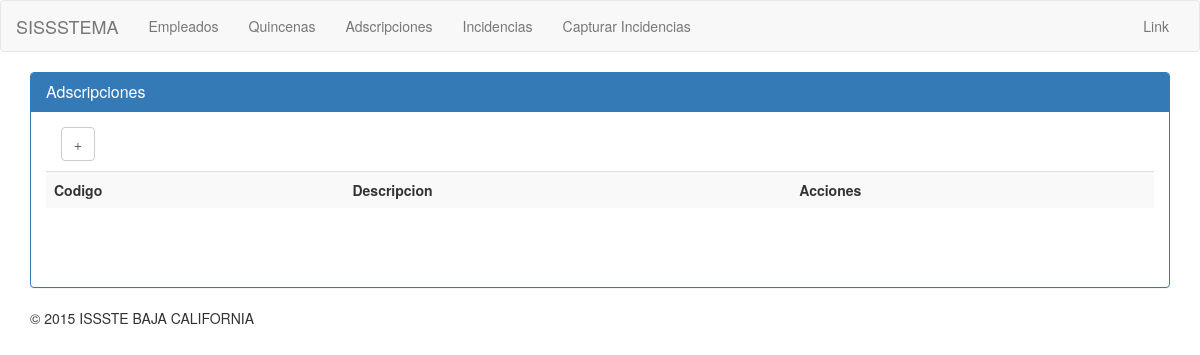
The app's page /index.php/adscripciones, older data.
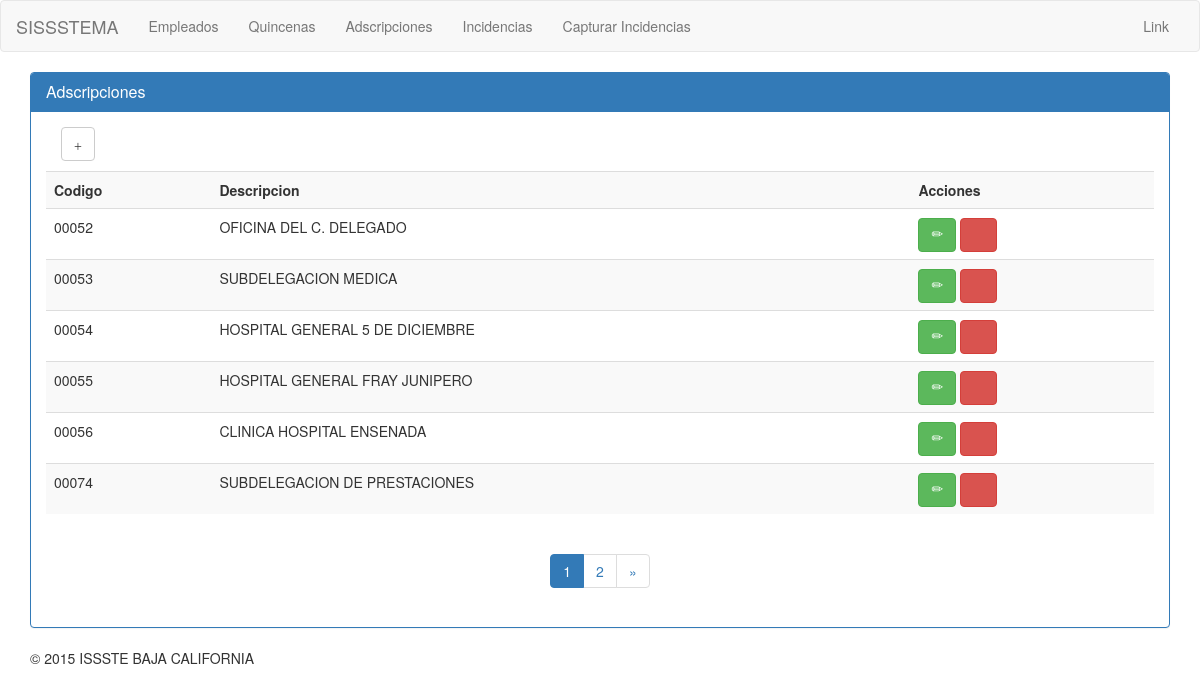
The same page, newer data.
### tables this page shows
CREATE TABLE IF NOT EXISTS `adscripciones` (
  `id` int(11) NOT NULL AUTO_INCREMENT,
  `adscripcion` int(5) unsigned zerofill NOT NULL,
  `descripcion` varchar(40) NOT NULL,
  `created_at` datetime NOT NULL,
  `updated_at` timestamp NOT NULL DEFAULT CURRENT_TIMESTAMP ON UPDATE CURRENT_TIMESTAMP,
  PRIMARY KEY (`id`),
  KEY `adscripcion` (`adscripcion`)
);

### index.php (called while the page is built, shortened)
<?php
require_once BASEPATH.'core/CodeIgniter.php';

### application/core/my_model.php (called while the page is built, shortened)
<?php defined('BASEPATH') OR exit('No direct script access allowed');
class MY_Model extends CI_Model
{
    protected $_database;
    public $table = NULL;
    public $primary_key = 'id';
    protected $return_as = 'object';
    protected $return_as_dropdown = NULL;
    protected $_dropdown_field = '';
    private $_select = '*';
    public function _prep_after_read($data, $multi = TRUE)
    {
        $data = $this->join_temporary_results($data);
        $this->_database->reset_query();
        if(isset($this->return_as_dropdown) && $this->return_as_dropdown == 'dropdown')
        {
            foreach($data as $row)
            {
                $dropdown[$row[$this->primary_key]] =  $row[$this->_dropdown_field].' - '.$row[$this->_dropdown_field2];
            }
            $data = $dropdown;
            $this->return_as_dropdown = NULL;
        }
        elseif($this->return_as == 'object')
        {
            $data = json_decode(json_encode($data), FALSE);
        }
        return  $data;
    }
    public function limit($limit, $offset = 0)
    {
        $this->_database->limit($limit, $offset);
        return $this;
    }
    public function get_all($where = NULL)
    {
        if(isset($data) && $data !== FALSE)
        {
            $this->_database->reset_query();
            return $data;
        }
        else
        {
            if($this->_select)
            {
                $this->_database->select($this->_select);
            }
            $query = $this->_database->get($this->table);
            if($query->num_rows() > 0)
            {
                $data = $query->result_array();
                $data = $this->trigger('after_get', $data);
                $data = $this->_prep_after_read($data,TRUE);
                return $data;
            }
            else
            {
                return FALSE;
            }
        }
    }
    public function count($where = NULL)
    {
        $this->_database->from($this->table);
        $number_rows = $this->_database->count_all_results();
        return $number_rows;
    }
    protected function join_temporary_results($data)
    {
        return $data;
    }
    public function trigger($event, $data = array(), $last = TRUE)
    {
        return $data;
    }
    public function order_by($criteria, $order = 'ASC')
    {
        if(is_array($criteria))
        {
            foreach ($criteria as $key=>$value)
            {
                $this->_database->order_by($key, $value);
            }
        }
        else
        {
            $this->_database->order_by($criteria, $order);
        }
        return $this;
    }
    private function _set_connection()
    {
        $this->_database = $this->db;
    }
    public function paginate($rows_per_page, $total_rows = NULL, $page_number = 1)
    {
        if(isset($data) && $data !== FALSE)
        {
            return $data;
        }
        else
        {
            $data = $this->get_all();
            if($data)
            {
                return $data;
            }
            else
            {
                return FALSE;
            }
        }
    }
    private function _fetch_table()
    {
        if (!isset($this->table))
        {
            $this->table = $this->_get_table_name(get_class($this));
        }
        return TRUE;
    }
    private function _get_table_name($model_name)
    {
        $table_name = plural(preg_replace('/(_m|_model)?$/', '', strtolower($model_name)));
        return $table_name;
    }
}

### application/views/adscripciones/index.php (the view, shortened to what this page needs)
<div class="col-md-6">
	<p><button type="button" class="btn btn-default" data-toggle="modal" data-target=".bs-example-modal-sm">
		<span class="glyphicon glyphicon-plus" aria-hidden="true"></span>
	</button></p>
</div>
<table class="table table-striped">
		<tr>
			<td><b>Codigo</b></td>
			<td><b>Descripcion</b></td>
			<td><b>Acciones</b></td>
		</tr>
		<tr>
<?php	foreach ($adscripciones as $adscripcion): ?>
				<?php
					$atributo_boton_modificar = array('data-toggle' => 'modal', 'data-target' => '.bs-example-modal-sm', 'class' => 'btn btn-success glyphicon glyphicon-pencil');
					$atributo_boton_eliminar = array('class' => 'btn btn-danger glyphicon glyphicon-remove', 'onclick' => "javascript:return confirm('Seguro que desea eliminar este dato?')");
				 ?>
				<td><?php echo $adscripcion->adscripcion;?></td>
				<td><?php echo $adscripcion->descripcion;?></td>
				<td><?php echo anchor('adscripciones/edit/'.$adscripcion->id,' ',$atributo_boton_modificar);?> <?php echo anchor('adscripciones/delete/'.$adscripcion->id,' ',$atributo_boton_eliminar);?></td>
			</tr>
	<?php 	endforeach;?>
</table>
	<div align="center"><ul class="pagination"> <?php echo $this->pagination->create_links(); ?> </ul></div>

### application/views/layouts/index.php (shortened to what this page needs)
<!DOCTYPE html>
<html lang="en">
<head>
<link rel="stylesheet" href="<?php echo site_url();?>assets/css/bootstrap.min.css">
<link rel="stylesheet" href="<?php echo site_url();?>assets/css/bootstrap-datepicker.min.css">
<link rel="stylesheet" href="<?php echo site_url();?>assets/css/my_style.css">
</head>
<body>
	<?php $this->load->view('layouts/nav'); ?>
<div class="container">
	<div class="panel panel-primary">
  		<div class="panel-heading">
  			<h3 class="panel-title"><?=$panelheading;?></h3>
  		</div>
  		<div class="panel-body">
    		<?php $this->load->view($index); ?>
  		</div>
	</div>
</div>
<footer>
    <div class="container">
        &copy;  <? echo date('Y');?> ISSSTE BAJA CALIFORNIA
    </div>
</footer>
</body>
</html>

### application/views/layouts/nav.php (shortened to what this page needs)
<nav class="navbar navbar-default">
  <div class="container-fluid">
    <div class="navbar-header">
      <a class="navbar-brand" href="<?=base_url()?>empleados">SISSSTEMA</a>
    </div>
    <div class="collapse navbar-collapse" id="bs-example-navbar-collapse-1">
      <ul class="nav navbar-nav">
        <li class=""><a href="<?=base_url()?>empleados">Empleados <span class="sr-only">(current)</span></a></li>
        <li><a href="<?=base_url()?>qnas">Quincenas</a></li>
        <li><a href="<?=base_url()?>adscripciones">Adscripciones</a></li>
        <li><a href="<?=base_url()?>incidencias">Incidencias</a></li>
        <li><a href="<?=base_url()?>captura">Capturar Incidencias</a></li>
      </ul>
      <ul class="nav navbar-nav navbar-right">
        <li><a href="#">Link</a></li>
      </ul>
    </div>
  </div>
</nav>

### application/controllers/adscripciones.php (shortened to what this page needs)
<?php
class Adscripciones extends CI_Controller {
	public function __construct()
	{
		$this->load->model('adscripcion_model');
	}
	public function index()
	{
		$data['panelheading'] = "Adscripciones";
		$data['index'] = "adscripciones/index";
		$total_row = $this->adscripcion_model->count();
		$config["per_page"] = 6;
		$config['cur_tag_open'] = '<li class="active"><a href="#">';
	    $config['cur_tag_close'] = '</a></li>';
	    $config['num_tag_open'] = '<li>';
	    $config['num_tag_close'] = '</li>';
	    $config['next_tag_open'] = '<li>';
	    $config['next_tag_close'] = '</li>';
		$data['adscripciones'] = $this->adscripcion_model->order_by('adscripcion', 'ASC')->paginate($config["per_page"],$total_row);
		$this->load->view('layouts/index', $data);
	}
}

Row changes from the older to the newer data that the page shows:
added adscripciones: adscripcion "00052", descripcion "OFICINA DEL C. DELEGADO"
added adscripciones: adscripcion "00053", descripcion "SUBDELEGACION MEDICA"
added adscripciones: adscripcion "00054", descripcion "HOSPITAL GENERAL 5 DE DICIEMBRE"
added adscripciones: adscripcion "00055", descripcion "HOSPITAL GENERAL FRAY JUNIPERO"
added adscripciones: adscripcion "00056", descripcion "CLINICA HOSPITAL ENSENADA"
added adscripciones: adscripcion "00074", descripcion "SUBDELEGACION DE PRESTACIONES"
Text that changed along with them:
$this->pagination->create_links(): (not shown) → "1 2 »"
